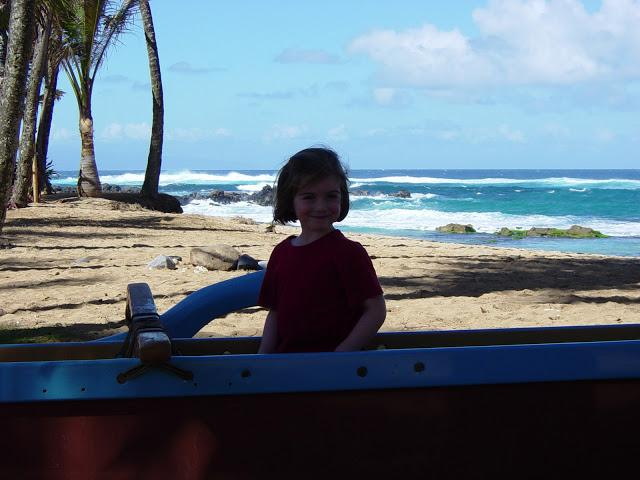
#> input picture asserts/images/nguocsang.jpg, 640 x 480 px
$ python histogram_equalization_color.py
#> lines starting #> are read from the running program, lines starting #| are printed output that depends on the picture
#> further down, image is the input picture: shape (480, 640, 3); mean B, G, R 127.1, 115.4, 100
### src/__utils__/general.py
import cv2
import pickle


def show_image(image, name='Image'):
    cv2.imshow(name, image)
    cv2.waitKey()
    cv2.destroyAllWindows()


# [10 lines left out: functions pickle_dump_object, pickle_load_object, not called in this run]

### src/histogram/histogram_equalization_color.py
import cv2
import numpy as np
from __utils__.general import show_image


def equalizeHistColor(img):
    # Convert BGR image to YUV
    image_y_cr_cb = cv2.cvtColor(img, cv2.COLOR_RGB2YUV)
#> image_y_cr_cb: shape (480, 640, 3); mean of channels 0, 1, 2 117.2, 119.5, 136.8

    # Equalize the histogram of Y channel
    image_y_cr_cb[:, :, 0] = cv2.equalizeHist(image_y_cr_cb[:, :, 0])
#> image_y_cr_cb: shape (480, 640, 3); mean of channels 0, 1, 2 129.4, 119.5, 136.8

    # Convert the YUV back to RGB
    output = cv2.cvtColor(image_y_cr_cb, cv2.COLOR_YUV2RGB)
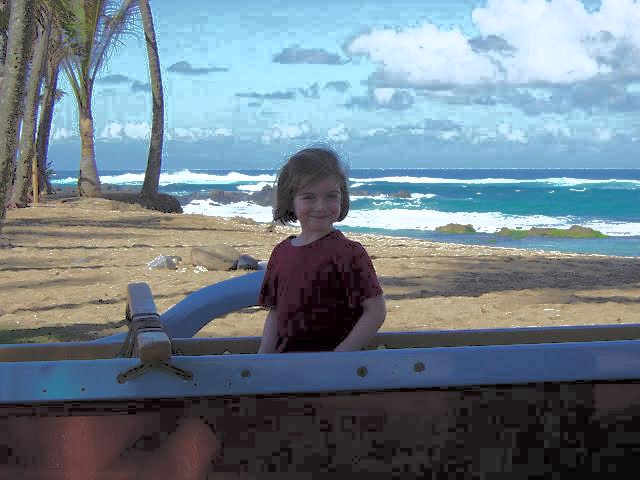
#> output: shape (480, 640, 3); mean B, G, R 138.9, 127.7, 111.9

    return output


if __name__ == '__main__':
    image = cv2.imread('../../asserts/images/nguocsang.jpg')
    output = equalizeHistColor(image)
    res = np.hstack((image, output))
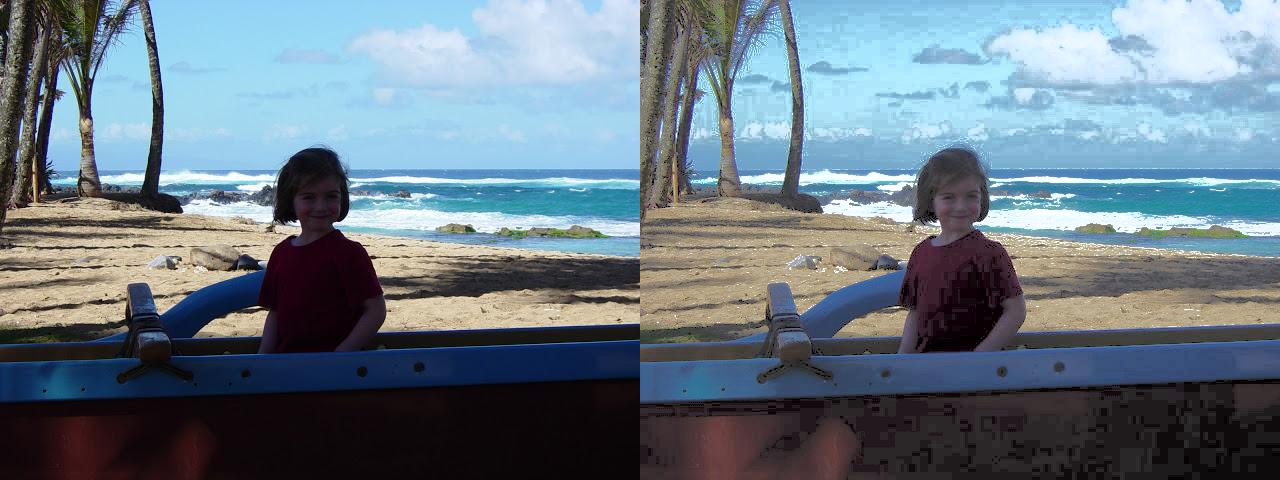
#> res: shape (480, 1280, 3); mean B, G, R 133, 121.6, 106
    show_image(res)

$ run again, with asserts/images/block.jpg copied over asserts/images/nguocsang.jpg
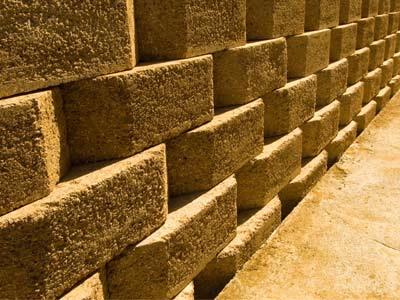
#> input picture asserts/images/block.jpg, 400 x 300 px
#> image is the input picture: shape (300, 400, 3); mean B, G, R 46.6, 101.4, 138.3
#> in equalizeHistColor, `output = cv2.cvtColor(image_y_cr_cb, cv2.COLOR_YUV2RGB)`:
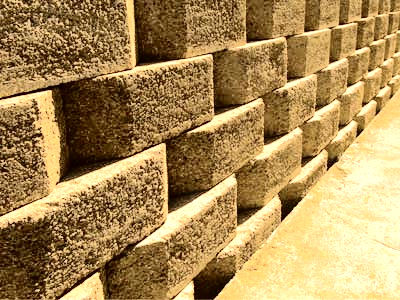
#> output: shape (300, 400, 3); mean B, G, R 87, 140.3, 171.2
#> `res = np.hstack((image, output))`:
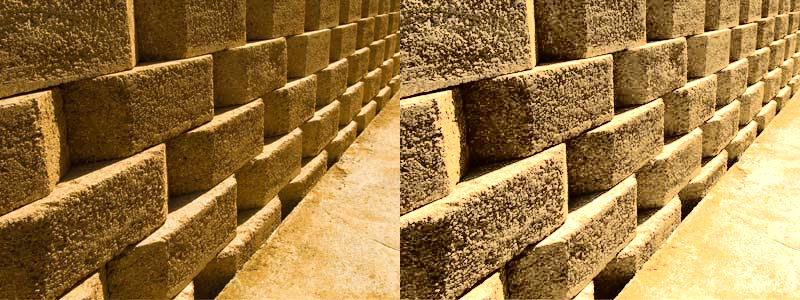
#> res: shape (300, 800, 3); mean B, G, R 66.8, 120.8, 154.7
